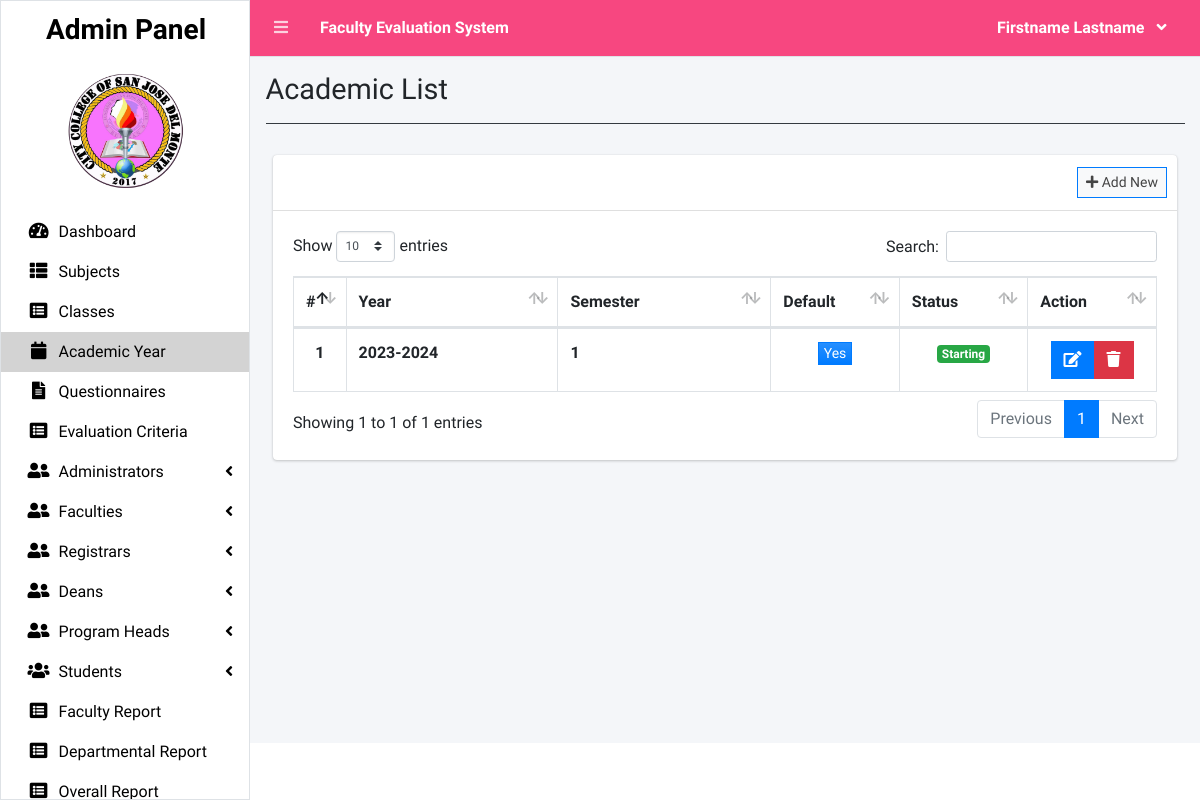
Page /index.php?page=academic_list (signed in) on the earlier database version.
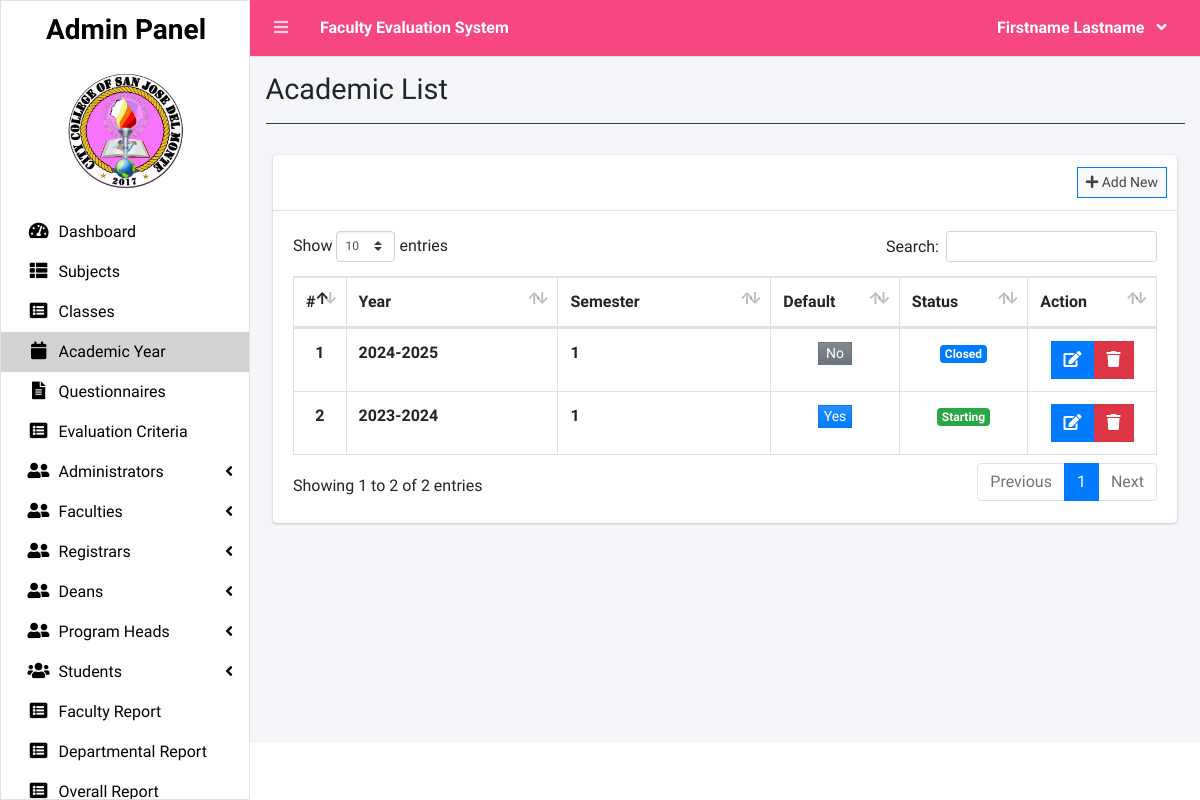
Same page on the later database version.
### tables this page shows
CREATE TABLE `academic_list` (
  `id` int(30) NOT NULL,
  `year` text NOT NULL,
  `semester` int(30) NOT NULL,
  `is_default` tinyint(1) NOT NULL DEFAULT 0,
  `status` int(1) NOT NULL DEFAULT 0 COMMENT '0=Pending,1=Start,2=Closed'
);

### admin/academic_list.php (the view, shortened to what this page needs)
<?php include 'db_connect.php' ?>
<div class="col-lg-12">
	<div class="card card-outline card-primary" style="border-top:#f74780;">
		<div class="card-header">
			<div class="card-tools">
				<a class="btn btn-block btn-sm btn-default btn-flat border-primary new_academic" href="javascript:void(0)"><i class="fa fa-plus"></i> Add New</a>
			</div>
		</div>
		<div class="card-body">
			<table class="table tabe-hover table-bordered" id="list">
				<colgroup>
					<col width="5%">
					<col width="25%">
					<col width="25%">
					<col width="15%">
					<col width="15%">
					<col width="15%">
				</colgroup>
				<thead>
					<tr>
						<th class="text-center">#</th>
						<th>Year</th>
						<th>Semester</th>
						<th>Default</th>
						<th>Status</th>
						<th>Action</th>
					</tr>
				</thead>
				<tbody>
					<?php
					$i = 1;
					$qry = $conn->query("SELECT * FROM academic_list order by abs(year) desc,abs(semester) desc ");
					while ($row = $qry->fetch_assoc()) :
					?>
						<tr>
							<th class="text-center"><?php echo $i++ ?></th>
							<td><b><?php echo $row['year'] ?></b></td>
							<td><b><?php echo $row['semester'] ?></b></td>
							<td class="text-center">
								<?php if ($row['is_default'] == 0) : ?>
									<button type="button" class="btn btn-secondary bg-gradient-secondary col-sm-4 btn-flat btn-sm px-1 py-0 make_default" data-id="<?php echo $row['id'] ?>">No</button>
								<?php else : ?>
									<button type="button" class="btn btn-primary bg-gradient-primary col-sm-4 btn-flat btn-sm px-1 py-0">Yes</button>
								<?php endif; ?>
							</td>
							<td class="text-center">
								<?php if ($row['status'] == 0) : ?>
									<span class="badge badge-secondary">Not yet Started</span>
								<?php elseif ($row['status'] == 1) : ?>
									<span class="badge badge-success">Starting</span>
								<?php elseif ($row['status'] == 2) : ?>
									<span class="badge badge-primary">Closed</span>
								<?php endif; ?>
							</td>
							<td class="text-center">
								<div class="btn-group">
									<a href="javascript:void(0)" data-id='<?php echo $row['id'] ?>' class="btn btn-primary btn-flat manage_academic">
										<i class="fas fa-edit"></i>
									</a>
									<button type="button" class="btn btn-danger btn-flat delete_academic" data-id="<?php echo $row['id'] ?>">
										<i class="fas fa-trash"></i>
									</button>
								</div>
							</td>
						</tr>
					<?php endwhile; ?>
				</tbody>
			</table>
		</div>
	</div>
</div>

Differences in the rows shown:
added academic_list: year "2024-2025", semester "1", status "Closed"
Other differences:
text written by a page script: "Show entries Search: Showing 1 to 1 of 1 entries Previous 1 Next" → "Show entries Search: Showing 1 to 2 of 2 entries Previous 1 Next"
